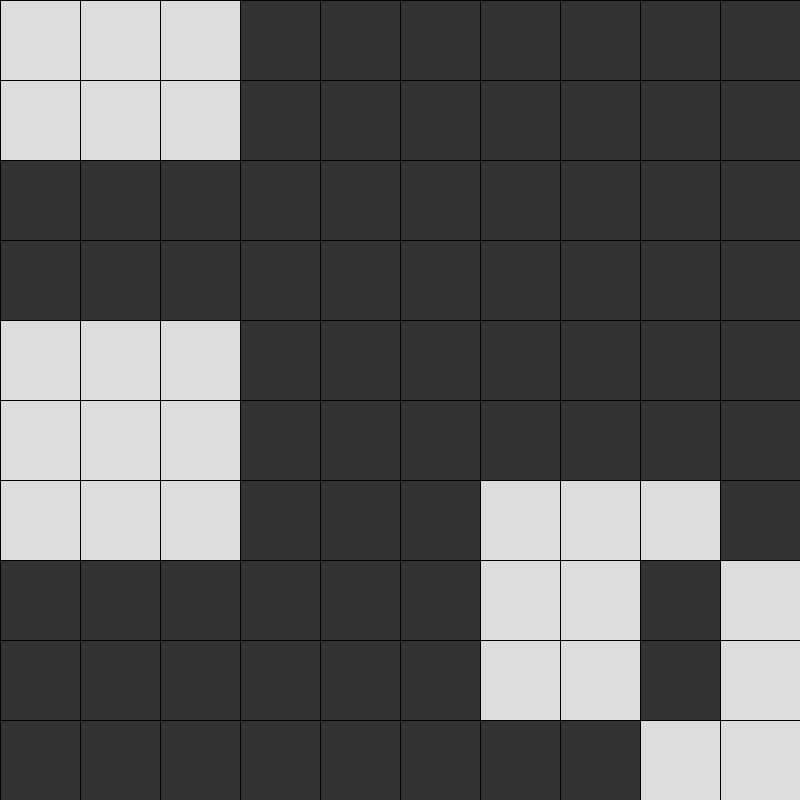
Frame 1 (no input)
Frame 60 (the mouse pressed at the canvas centre just before this capture): identical to frame 1, image omitted
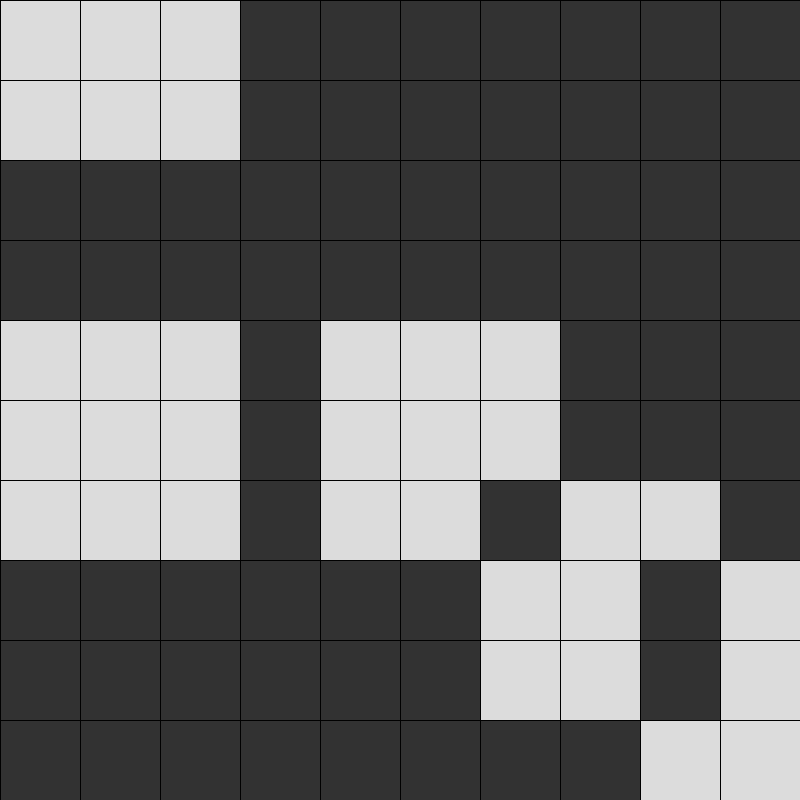
Frame 120 (the mouse held since frame 60 and released just before this capture)

The Processing sketch that drew these frames (run headless with seeded random() and noise(); from frame 60 on, the mouse is pressed at the canvas centre):

// Processing sketch: TurnTheLightsOff
// ── TurnTheLightsOff.pde
import java.util.Random;

boolean[][] tiles;
int tileLength = 80;
int DIFFICULTY = 8; // Anzahl Klicks zur Generierung

void setup() {
  size(800, 800);
  startGame();
}
// Github: https://github.com/Lyzeum-Muenchen/2025-fortgeschrittenenkurs-samstag
// --> Suche nach Gruppe Lyzeum-Muenchen
void mousePressed() {
  if (isGameCompleted()) {
    startGame();
  } else {
    int x = mouseX / tileLength;
    int y = mouseY / tileLength;
    clickTile(x, y);
  }
}

void draw() {
  boolean isGameCompleted = isGameCompleted();
  for (int x = 0; x < tiles.length; x++) {
    for (int y = 0; y < tiles[0].length; y++) {
      if (isGameCompleted) {
        fill(0, 255, 0);
      }else if (tiles[x][y]) {
        fill(220); // Grauton
      } else {
        fill(50);
      }
      rect(tileLength * x, tileLength * y, tileLength, tileLength);
    }
  }
}
void startGame() {
  tiles = new boolean[10][10];
  
  Random r = new Random();
  for (int i = 0; i < DIFFICULTY; i++) {
    clickTile(r.nextInt(10), r.nextInt(10));// zwei Zufallszahlen exklusive 10 generieren
  }
  
}
void clickTile(int x, int y) {
  for (int i = -1; i <= 1; i++) {
    for (int j = -1; j <= 1; j++) {
      int newX = x + i;
      int newY = y + j;
      if (tileExists(newX, newY)) {
        // invertiere boolean Wert
        tiles[newX][newY] = !tiles[newX][newY];
      }
    }
  }
}
boolean tileExists(int newX, int newY) {
  return newX >= 0 && newY >= 0 && newX < tiles.length && newY < tiles.length;
}

boolean isGameCompleted() {
  // Spiel ist vorbei, falls alle Felder auf false gesetzt sind
  for (int i = 0; i < tiles.length; i++) {
    for (int j = 0; j < tiles[i].length; j++) {
      if (tiles[i][j]) {
        return false; // aktive Kachel --> Spiel ist nicht vorbei
      }
    }
  }
  return true;
}
